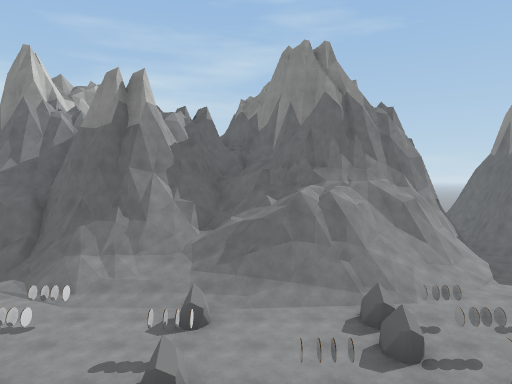
[1] (above)

23 first-person views from a walk through a scene from a Unity 3-D project. The camera is 1.5 m above the floor, tilts 2° down and sees 70° across. The floor is counted in squares, 2 m on a side. Each view is taken from the middle of a square. On the plan, view 1 faces up. The plan holds only what a view shows up to about 11 squares ahead; the rest is blank. The place goes on beyond the plan. Some animated figures are left out. Some surface patterns are stand-ins.

[2]
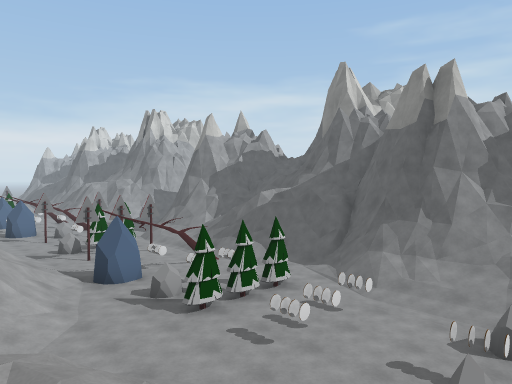

[3]
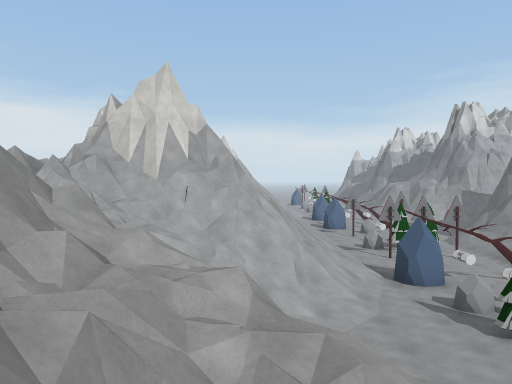

[4]
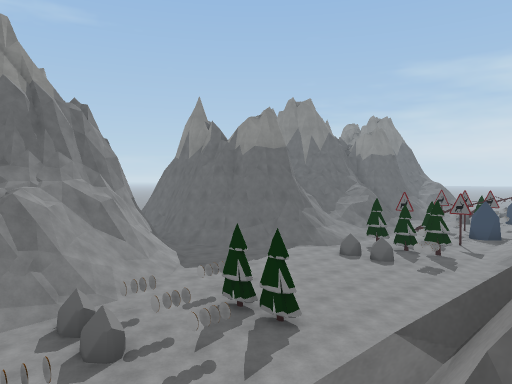

[5]
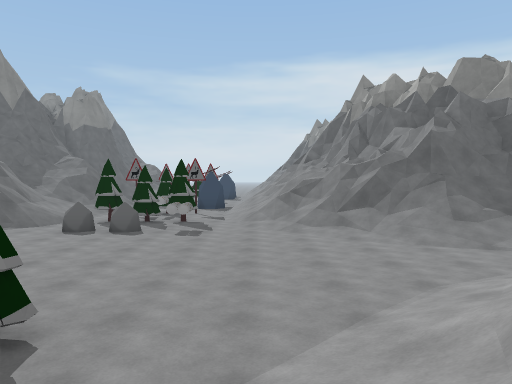

[6]
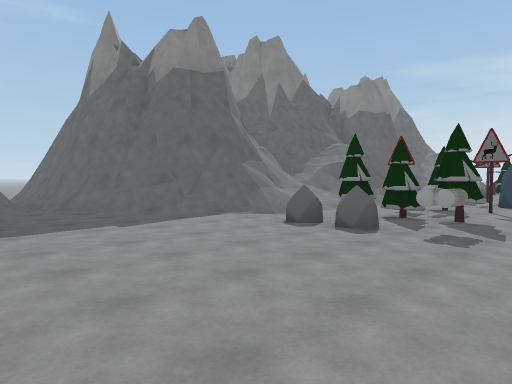

[7]
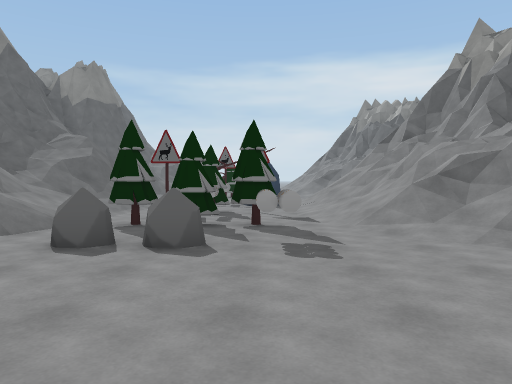

[8]
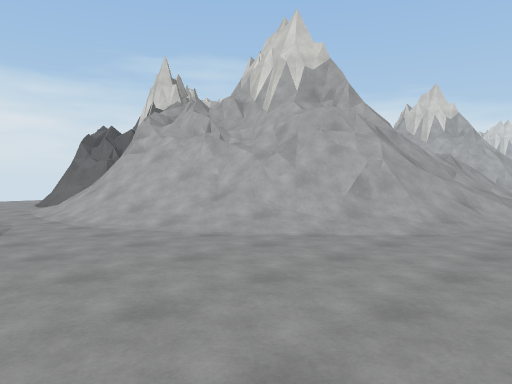

[9]
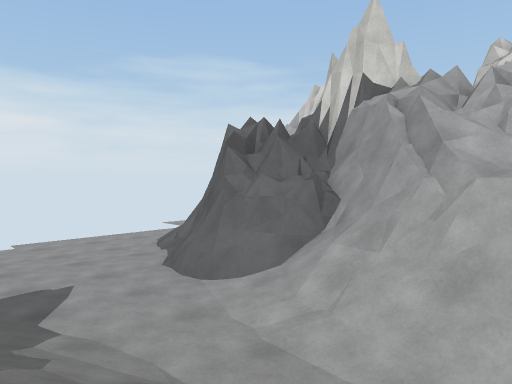

[10]
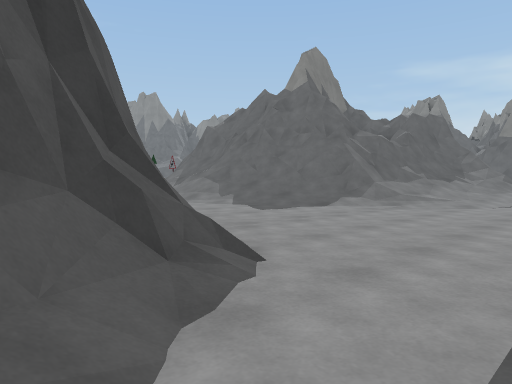

[11]
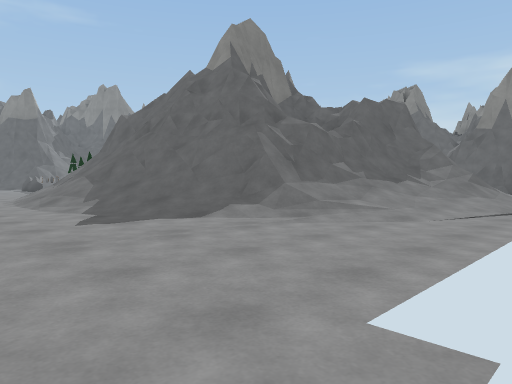

[12]
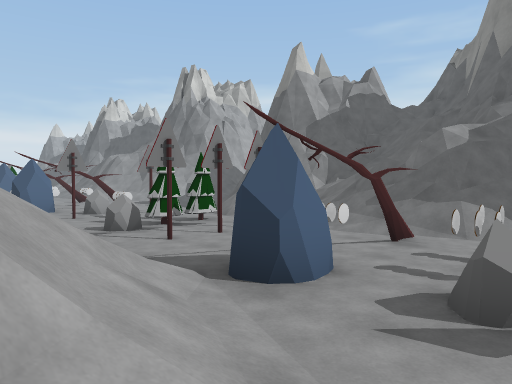

[13]
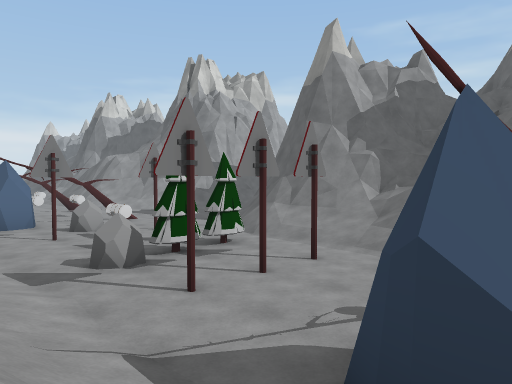

[14]
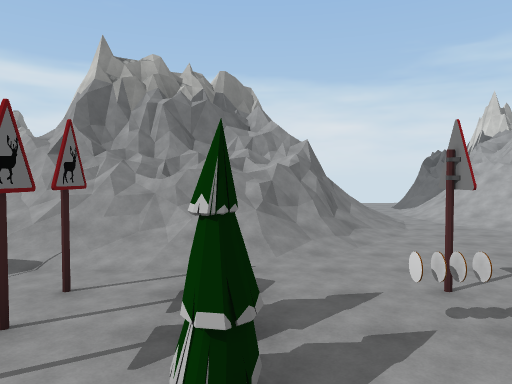

[15]
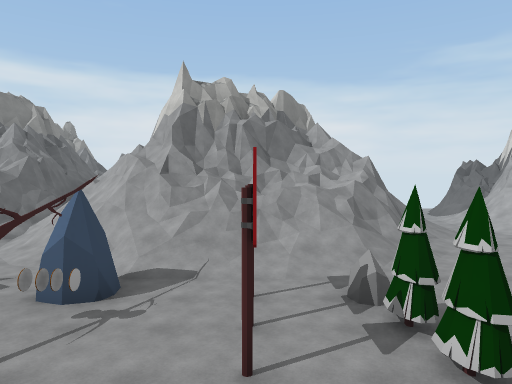

[16]
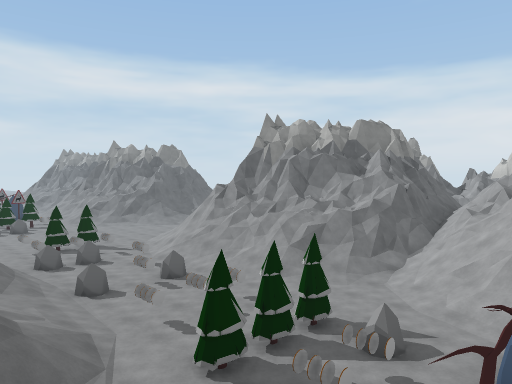

[17]
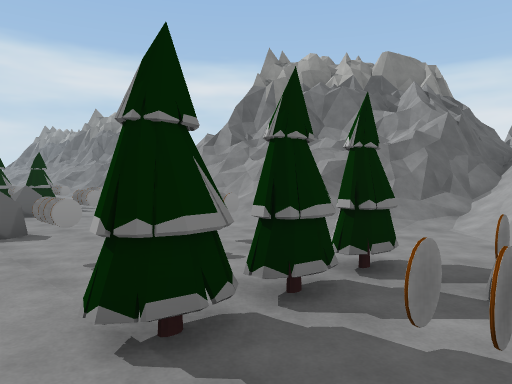

[18]
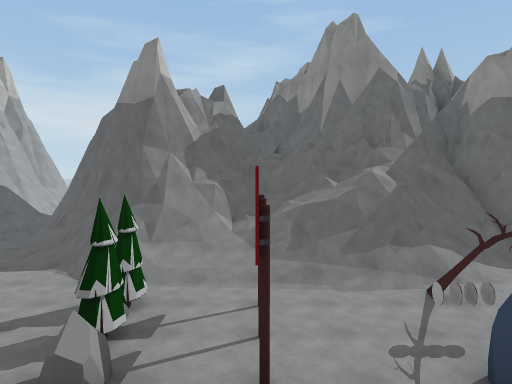

[19]
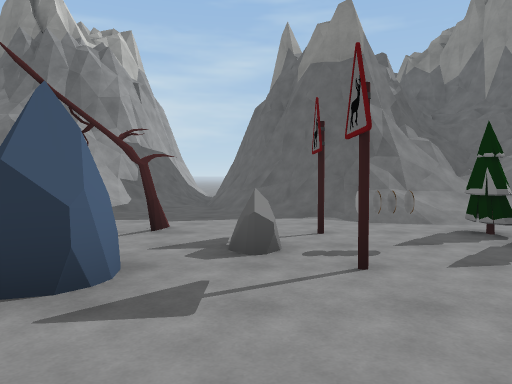

[20]
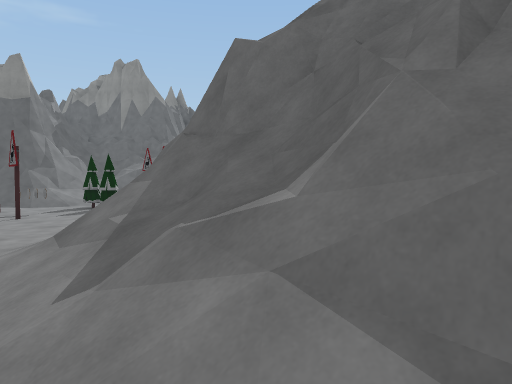

[21]
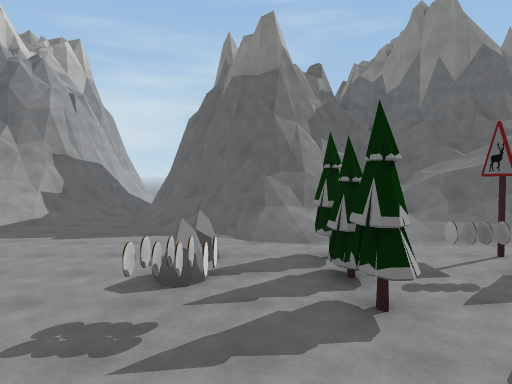

[22]
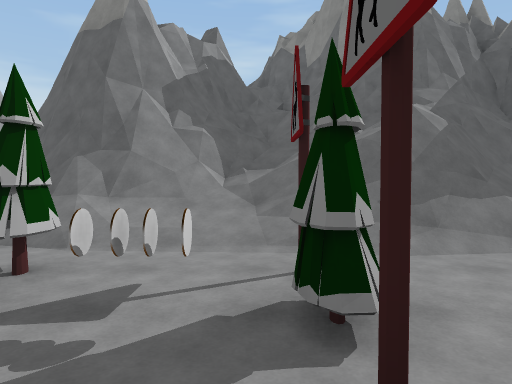

[23]
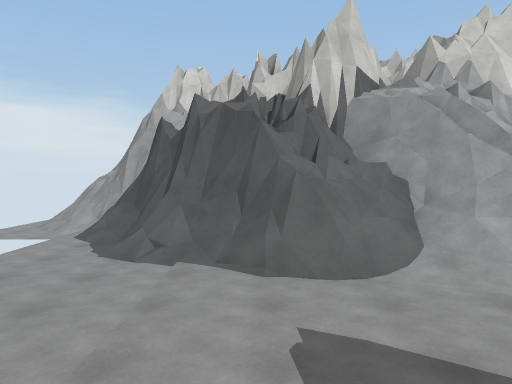

### Floor plan
Key: @ floor where view 1 was taken; # wall or solid block; . main floor; : floor 0.25 m higher than the main floor; - floor 0.25 m lower than the main floor; _ floor 0.5 m lower than the main floor; + floor 2.75 m higher than the main floor; * floor 3 m higher than the main floor; % floor 5 m higher than the main floor; / step, stairs or slope; = window, fence, low wall or low ledge; ^ raised ledge; v drop or lower ground; R rock; T tree; S sign; O other object.
Columns run from 17 left of view 1 to 16 right of it. Each row starts with its distance up from view 1.
 14                          #
 13        ^^                #     =^^
 12 ##   ^#%^              ####   ^#%^
 11 /#  ^#===^#    #########:/#  ^#===
 10 .#^ ^=#//=######==/####/..#^ ^=#//
  9 ./##==////#####/////=##/../##==///
  8 ../////===#/=////=vv=//..../////=v
  7 .......///...////////...........//
  6 ..S.T.S..#O.TOO.R..ROOO....R.T.S..
  5 .ROOT.S.OOO.TOO.O..RO.T....R.TOTT.
  4 R.S.R.S.RRR.TOO.ROO.O.T....OOT.S.R
  3 ........:........./..............:
  2 ....///////...///////......../////
  1 .../==//==//./===/==#/....../==//=
  0 ../==#=/##///==*/@###//..../==#=/#
 -1 ./##=#=#^=#/=######==///../##=#=##
 -2 ./#=###^ ^=*##### ###///../#=####
 -3 //##^#   ^#=####   ##=//.//####
 -4 //^#     #===#     ###//.//^# #
 -5 //=      #=#+#      ###/.//=#####
 -6                      ##/../=^####
 -7                      ##/../===#=#
 -8                      ##=...//==##^
 -9                      ##.---.////==
-10                    ###/-----..://
-11                   ##=----------.
-12                 =##/____
-13                 ==/_

Positions as (right, up) in squares from view 1, and headings:
1: (0, 0), facing up
2: (0, 0), facing up-left
3: (0, 0), facing left
4: (0, 0), facing up-right
5: (2, 2), facing right
6: (5, 2), facing up-right
7: (6, 4), facing right
8: (9, 4), facing down-left
9: (9, -3), facing down-left
10: (3, -12), facing up-right
11: (6, -12), facing up-right
12: (-6, 1), facing up-left
13: (-8, 2), facing up-left
14: (-13, 8), facing down
15: (-11, 9), facing down
16: (-9, 9), facing down-right
17: (-7, 7), facing down-right
18: (-11, 1), facing up
19: (-16, 1), facing up
20: (-17, -5), facing up-right
21: (11, 1), facing up
22: (14, 3), facing up
23: (10, -8), facing left
